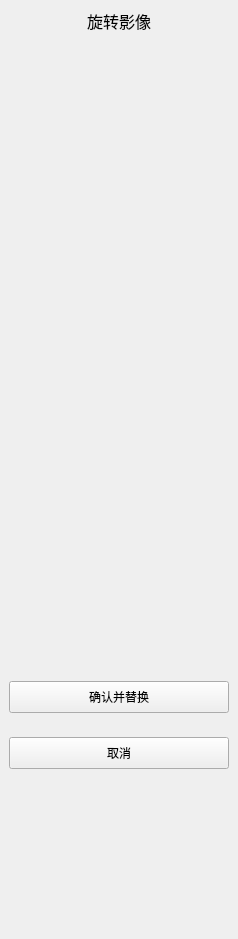
<?xml version="1.0" encoding="UTF-8"?>
<ui version="4.0">
 <class>UnitRegister</class>
 <widget class="qMRMLWidget" name="UnitRegister">
  <property name="geometry">
   <rect>
    <x>0</x>
    <y>0</y>
    <width>238</width>
    <height>939</height>
   </rect>
  </property>
  <property name="styleSheet">
   <string notr="true"/>
  </property>
  <layout class="QHBoxLayout" name="horizontalLayout">
   <property name="spacing">
    <number>24</number>
   </property>
   <property name="leftMargin">
    <number>0</number>
   </property>
   <property name="topMargin">
    <number>0</number>
   </property>
   <property name="rightMargin">
    <number>0</number>
   </property>
   <property name="bottomMargin">
    <number>0</number>
   </property>
   <item>
    <widget class="QWidget" name="UnitRotateVolumeInner" native="true">
     <layout class="QVBoxLayout" name="verticalLayout_2">
      <property name="spacing">
       <number>24</number>
      </property>
      <item>
       <widget class="QLabel" name="label">
        <property name="minimumSize">
         <size>
          <width>0</width>
          <height>24</height>
         </size>
        </property>
        <property name="maximumSize">
         <size>
          <width>16777215</width>
          <height>24</height>
         </size>
        </property>
        <property name="styleSheet">
         <string notr="true">font:16px;</string>
        </property>
        <property name="text">
         <string>旋转影像</string>
        </property>
        <property name="alignment">
         <set>Qt::AlignCenter</set>
        </property>
       </widget>
      </item>
      <item>
       <widget class="QWidget" name="widget" native="true">
        <property name="minimumSize">
         <size>
          <width>0</width>
          <height>600</height>
         </size>
        </property>
        <layout class="QVBoxLayout" name="verticalLayout">
         <property name="leftMargin">
          <number>0</number>
         </property>
         <property name="topMargin">
          <number>0</number>
         </property>
         <property name="rightMargin">
          <number>0</number>
         </property>
         <property name="bottomMargin">
          <number>0</number>
         </property>
         <item>
          <widget class="qSlicerModulePanel" name="translate_panel" native="true">
           <property name="styleSheet">
            <string notr="true"/>
           </property>
          </widget>
         </item>
        </layout>
       </widget>
      </item>
      <item>
       <widget class="QPushButton" name="confirm">
        <property name="minimumSize">
         <size>
          <width>120</width>
          <height>32</height>
         </size>
        </property>
        <property name="text">
         <string>确认并替换</string>
        </property>
       </widget>
      </item>
      <item>
       <widget class="QPushButton" name="cancel">
        <property name="minimumSize">
         <size>
          <width>120</width>
          <height>32</height>
         </size>
        </property>
        <property name="text">
         <string>取消</string>
        </property>
       </widget>
      </item>
      <item>
       <spacer name="verticalSpacer">
        <property name="orientation">
         <enum>Qt::Vertical</enum>
        </property>
        <property name="sizeHint" stdset="0">
         <size>
          <width>20</width>
          <height>40</height>
         </size>
        </property>
       </spacer>
      </item>
     </layout>
    </widget>
   </item>
  </layout>
 </widget>
 <customwidgets>
  <customwidget>
   <class>qMRMLWidget</class>
   <extends>QWidget</extends>
   <header>qMRMLWidget.h</header>
   <container>1</container>
  </customwidget>
  <customwidget>
   <class>qSlicerWidget</class>
   <extends>QWidget</extends>
   <header>qSlicerWidget.h</header>
   <container>1</container>
  </customwidget>
  <customwidget>
   <class>qSlicerModulePanel</class>
   <extends>qSlicerWidget</extends>
   <header>qSlicerModulePanel.h</header>
   <container>1</container>
  </customwidget>
 </customwidgets>
 <resources/>
 <connections/>
</ui>
